Frame 1 (no input): blank canvas, image omitted
Frame 60 (no input): blank canvas, image omitted
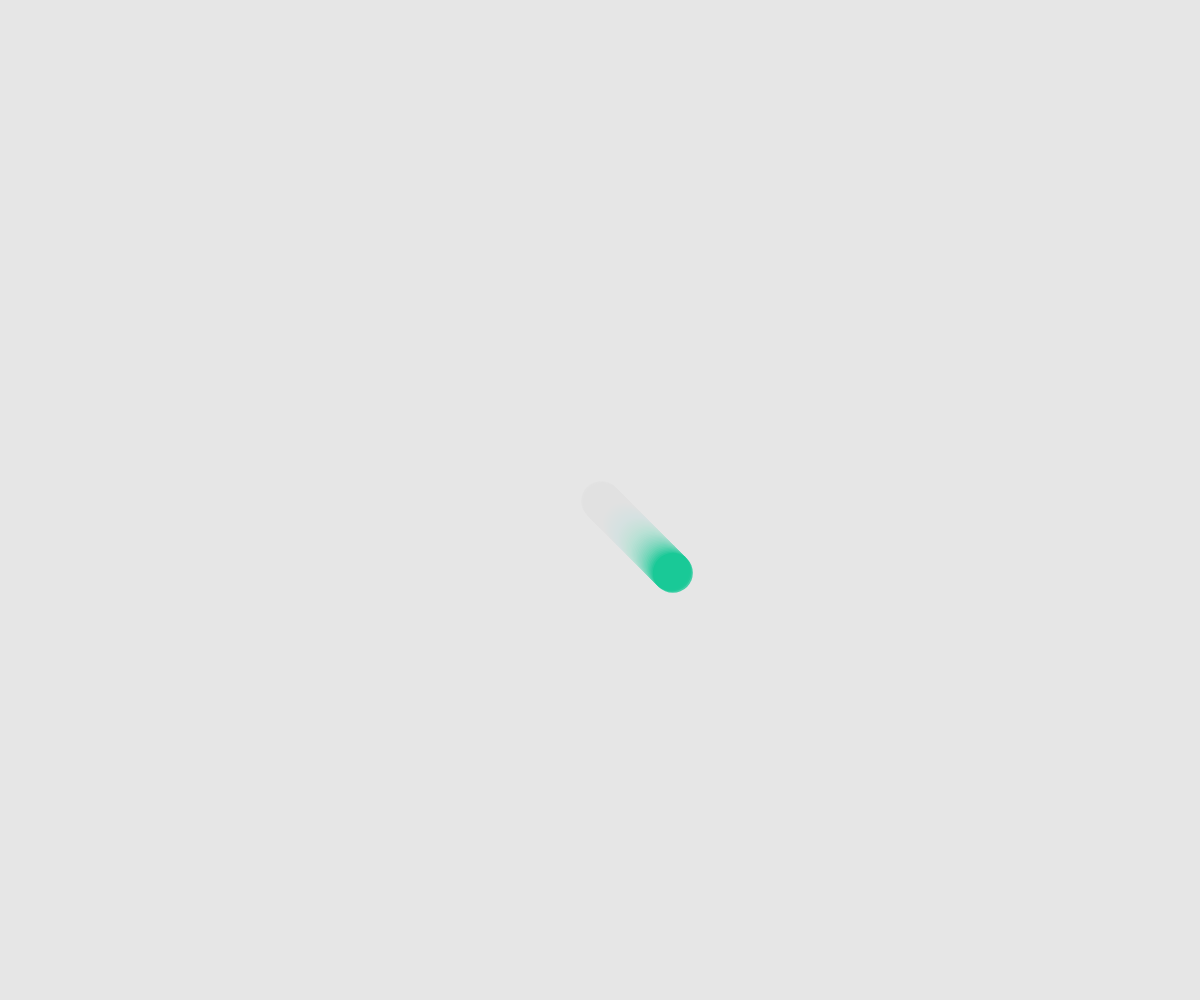
Frame 120 (the mouse pressed at the canvas centre since frame 60)

The p5.js sketch whose frames 1 and 60 were blank and that drew this single picture after the mouse press (run headless with seeded random() and noise() and a simulated clock; from frame 60 on, the mouse is pressed at the canvas centre):

// p5.js sketch
// ── sketch.js
class Ball {
  constructor(posX, posY, speed) {
    this.posX = posX;
    this.posY = posY;

    this.speedX = speed;
    this.speedY = speed;

    this.r = random(100);
    this.g = 200;
    this.b = random(200);
 
  }

  // function within Class Ball that can be called by instanceName.draw();
  draw(){
  noStroke();
  fill(this.r,this.g,this.b,200);
  circle(this.posX,this.posY,40);
  }

  update(){
    if(this.posX >= width || this.posX <= 0){
      let choose 
      this.speedX = this.speedX * -1;

    }
    if(this.posY >= height || this.posY <= 0){
      this.speedY = this.speedY *-1 ;
    }
    this.posY = this.posY + this.speedY;
    this.posX = this.posX + this.speedX;

  }

}

let balls = [];


function setup() {
  createCanvas(windowWidth, windowHeight);

}

function draw() {
  background(220,20);
  for (let i = 0; i < balls.length; i++){
    balls[i].update();
    balls[i].draw();
  }


  console.log(balls.length);


}

function mousePressed(){
  

  let blablibub = new Ball(mouseX, mouseY, random(0.5,1.5));

  balls.push(blablibub);


//   for (let ball of balls){
//     ball.r = random(255);
//     ball.b = random(255);
//     ball.g = random(255);
//   }

//   balls[0].r = 255;
//   balls[0].b = 0;   
//   balls[0].g = 0;   
// }

}


// callback that takes action as soon as window has been resized
function windowResized() {
  resizeCanvas(windowWidth, windowHeight);
  createArt();
}
  
